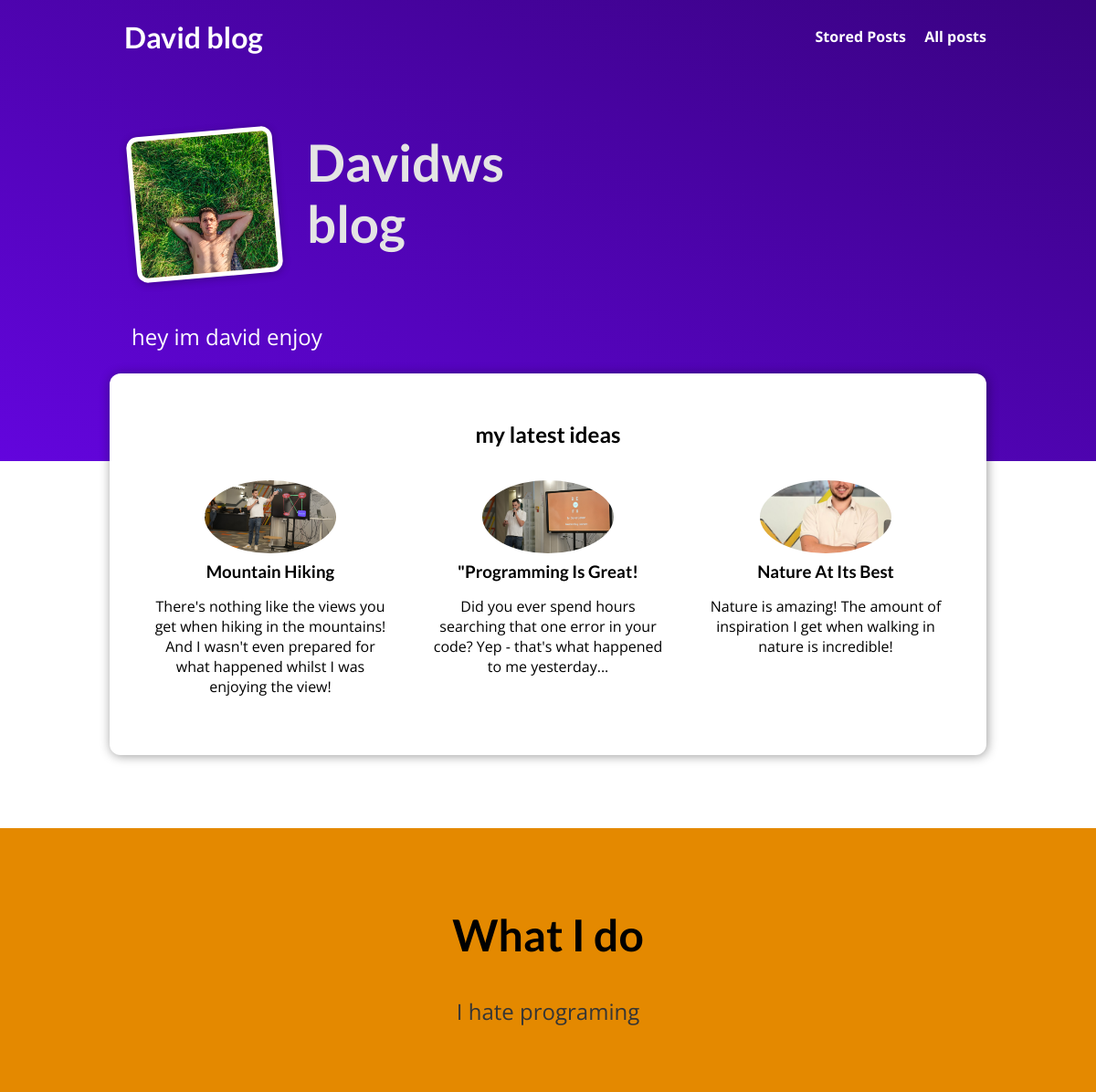
The page / on the database its author committed.
### blog/models.py (models this page shows, shortened)
class Post(models.Model):
    title = models.CharField(max_length=50)
    excerpt = models.TextField()
    image = models.ImageField(upload_to="posts")
    slug = models.SlugField(unique=True)
    content = models.TextField()
    author = models.ForeignKey(Author, on_delete = models.SET_NULL, null=True, related_name="posts")
    tag = models.ManyToManyField(Tag)
    date = models.DateField(auto_now=True, auto_now_add=False)

### blog/views.py (the view)
# urls.py: path("" , views.Blog.as_view(), name="starting-page"),
class Blog(ListView):
    template_name = "blog/starting_page.html"
    model = Post
    ordering = ["-date" ]
    context_object_name = "posts"
    def get_queryset(self):
        query =  super().get_queryset()
        data = query[:3]
        return data

### blog/templates/blog/starting_page.html (shortened to what this page needs)
{% extends 'base.html' %}
{% load static %}
{% block cssFiles %}
<link rel="stylesheet" href="{% static 'blog/starting_page.css' %}">
<link rel="stylesheet" href="{% static 'blog/post.css' %}">
{% endblock  %}
{% block content %}
<section id ="welcome">
    <header>
        <img src="{% static 'blog/images/a.jpg' %}" alt="David - the Autuor">
        <h2>Davidws blog</h2>
    </header>
    <p>hey im david enjoy</p>
</section>
<section id ="latest-posts">
    <h2>my latest ideas</h2>
    <ul>
        {% for post in posts %}
         {% include "blog/includes/post.html" %}
        {% endfor %}
    </ul>
</section>
<section id="about">
    <h2>What I do</h2>
    <p>I hate programing</p>
</section>
{% endblock content %}

### blog/templates/blog/includes/post.html
<li>
    <article class="post">
        <a href="{% url 'details-page' post.slug %}">
            <img src="{{post.image.url }}" alt={{ post.title }}>
            <div class="post__content">
                <h3>{{post.title}}</h3>
                <p>{{post.excerpt}}</p>
            </div>
        </a>
    </article>
</li>

### static/base.css (style rules this page uses)
* { box-sizing: border-box; }
html { font-family: 'Open Sans', 'Lato', sans-serif; }
body { margin: 0; }
h1, h2, h3 { font-family: 'Lato', sans-serif; font-weight: bold; }

### blog/static/blog/starting_page.css (style rules this page uses)
#welcome { background: linear-gradient(to right top, #6305dd, #390281); padding: 6rem 12%; }
#welcome header { display: flex; align-items: flex-start; margin: 3rem auto; }
#welcome img { width: 10rem; height: 10rem; object-fit: cover; object-position: top; border: 5px solid white; border-radius: 12px; background-color: #ffe1bf; transform: rotateZ(-5deg); box-shadow: 0 2px 8px rgba(0, 0, 0, 0.25); }
#welcome h2 { font-size: 3.5rem; margin: 0 0 0 2rem; color: #e4e4e4; width: 10rem; }
#welcome p { color: white; font-size: 1.5rem; }
#latest-posts { background-color: white; padding: 2rem; border-radius: 12px; width: 60rem; margin: -6rem auto 2rem auto; box-shadow: 1px 1px 12px rgba(0, 0, 0, 0.4); }
#latest-posts h2 { text-align: center; }
#latest-posts ul { list-style: none; margin: 0; padding: 0; display: flex; gap: 1rem; }
#latest-posts li { flex: 1; }
#about { text-align: center; padding: 3rem; background-color: #e48900; margin-top: 5rem; }
#about h2 { font-size: 3rem; }
#about p { font-size: 1.5rem; color: #353535; }

### blog/static/blog/post.css (style rules this page uses)
.post { display: flex; flex-direction: column; align-items: center; text-align: center; }
.post a { text-decoration: none; color: black; transition: all 0.2s ease; padding: 1rem; }
.post img { width: 9rem; height: 5rem; object-fit: cover; border-radius: 50%; }
.post h3 { margin: 0.25rem 0; }

### rows shown on the page
Post: image (picture), title "Mountain Hiking", excerpt "There's nothing like the views you get when hiking in the mountains! And I wasn't even prepared for what happened whilst I was enjoying the view!"
Post: image (picture), title "\"Programming Is Great!", excerpt "Did you ever spend hours searching that one error in your code? Yep - that's what happened to me yesterday..."
Post: image (picture), title "Nature At Its Best", excerpt "Nature is amazing! The amount of inspiration I get when walking in nature is incredible!"
